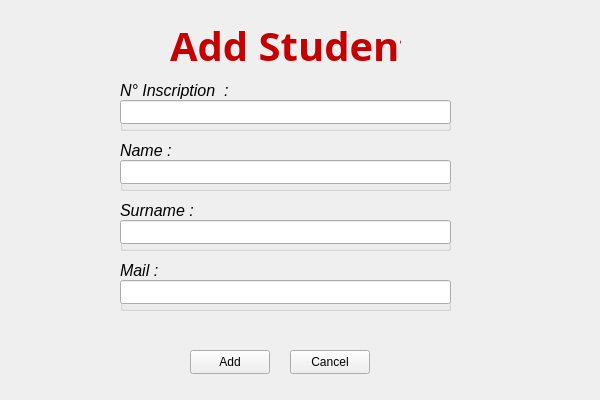
<?xml version="1.0" encoding="UTF-8"?>
<ui version="4.0">
 <class>AddStudent</class>
 <widget class="QWidget" name="AddStudent">
  <property name="geometry">
   <rect>
    <x>0</x>
    <y>0</y>
    <width>600</width>
    <height>400</height>
   </rect>
  </property>
  <property name="windowTitle">
   <string>Form</string>
  </property>
  <widget class="QLabel" name="title">
   <property name="geometry">
    <rect>
     <x>170</x>
     <y>20</y>
     <width>231</width>
     <height>51</height>
    </rect>
   </property>
   <property name="font">
    <font>
     <family>Candara</family>
     <pointsize>30</pointsize>
     <bold>true</bold>
    </font>
   </property>
   <property name="styleSheet">
    <string notr="true">QLabel{color: rgb(198, 0, 0);}</string>
   </property>
   <property name="text">
    <string>Add Student</string>
   </property>
  </widget>
  <widget class="QGroupBox" name="numinsc_2">
   <property name="geometry">
    <rect>
     <x>120</x>
     <y>80</y>
     <width>331</width>
     <height>51</height>
    </rect>
   </property>
   <property name="font">
    <font>
     <pointsize>12</pointsize>
     <italic>true</italic>
    </font>
   </property>
   <property name="title">
    <string>N° Inscription  :</string>
   </property>
   <widget class="QLineEdit" name="numinsc">
    <property name="geometry">
     <rect>
      <x>0</x>
      <y>20</y>
      <width>331</width>
      <height>24</height>
     </rect>
    </property>
   </widget>
  </widget>
  <widget class="QGroupBox" name="name_2">
   <property name="geometry">
    <rect>
     <x>120</x>
     <y>140</y>
     <width>331</width>
     <height>51</height>
    </rect>
   </property>
   <property name="font">
    <font>
     <pointsize>12</pointsize>
     <italic>true</italic>
     <bold>false</bold>
    </font>
   </property>
   <property name="title">
    <string>Name :</string>
   </property>
   <widget class="QLineEdit" name="name">
    <property name="geometry">
     <rect>
      <x>0</x>
      <y>20</y>
      <width>331</width>
      <height>24</height>
     </rect>
    </property>
   </widget>
  </widget>
  <widget class="QGroupBox" name="surname_2">
   <property name="geometry">
    <rect>
     <x>120</x>
     <y>200</y>
     <width>331</width>
     <height>51</height>
    </rect>
   </property>
   <property name="font">
    <font>
     <pointsize>12</pointsize>
     <italic>true</italic>
    </font>
   </property>
   <property name="title">
    <string>Surname :</string>
   </property>
   <widget class="QLineEdit" name="surname">
    <property name="geometry">
     <rect>
      <x>0</x>
      <y>20</y>
      <width>331</width>
      <height>24</height>
     </rect>
    </property>
   </widget>
  </widget>
  <widget class="QGroupBox" name="mail_2">
   <property name="geometry">
    <rect>
     <x>120</x>
     <y>260</y>
     <width>331</width>
     <height>51</height>
    </rect>
   </property>
   <property name="font">
    <font>
     <pointsize>12</pointsize>
     <italic>true</italic>
    </font>
   </property>
   <property name="title">
    <string>Mail :</string>
   </property>
   <widget class="QLineEdit" name="mail">
    <property name="geometry">
     <rect>
      <x>0</x>
      <y>20</y>
      <width>331</width>
      <height>24</height>
     </rect>
    </property>
   </widget>
  </widget>
  <widget class="QPushButton" name="addButton">
   <property name="geometry">
    <rect>
     <x>190</x>
     <y>350</y>
     <width>80</width>
     <height>24</height>
    </rect>
   </property>
   <property name="text">
    <string>Add</string>
   </property>
  </widget>
  <widget class="QPushButton" name="cancelButton">
   <property name="geometry">
    <rect>
     <x>290</x>
     <y>350</y>
     <width>80</width>
     <height>24</height>
    </rect>
   </property>
   <property name="text">
    <string>Cancel</string>
   </property>
  </widget>
 </widget>
 <resources/>
 <connections/>
</ui>
